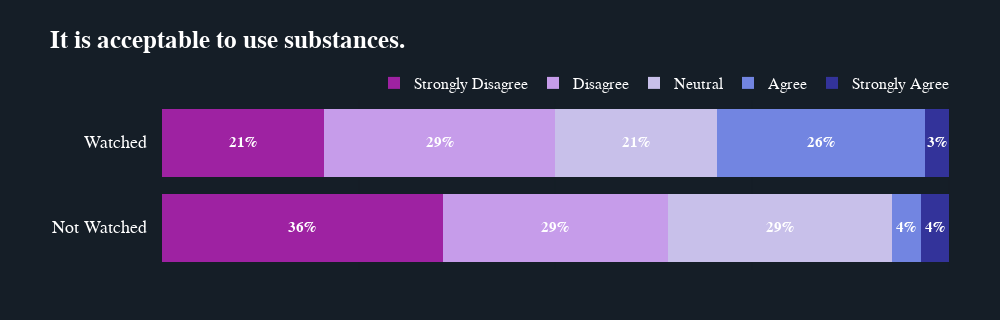
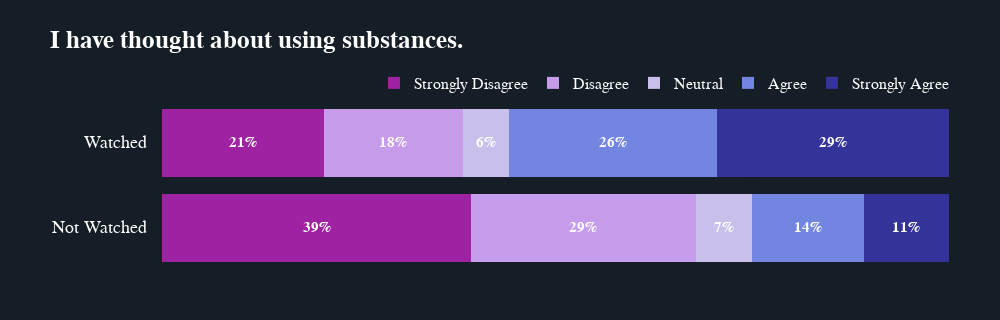
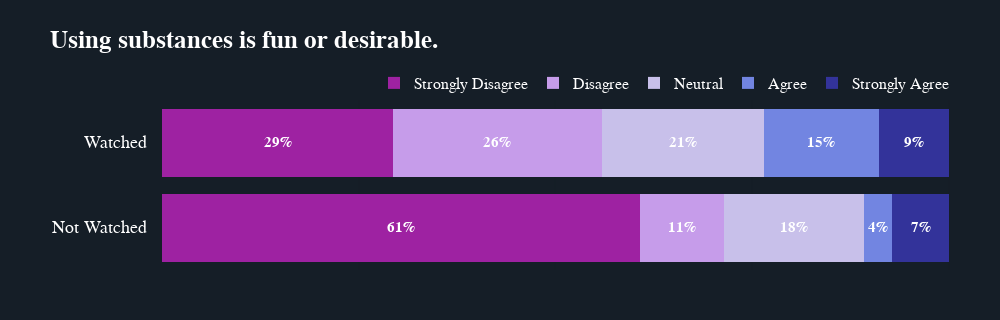
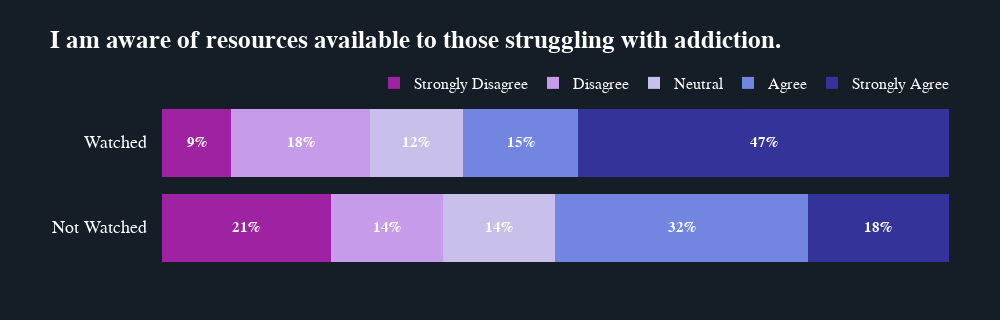

Notebook source saved alongside these figures, in order:
### Code cell
watched = get_pcts(df[df['C'] == 'Yes'][general_questions])
not_watched = get_pcts(df[df['C'] == 'No'][general_questions])
figures = gen_comparisons(watched, not_watched, ["Watched", "Not Watched"], "watchedcomp2", text_pad=90)
for fig in figures:
    fig.show()

### Figure 1 — Plotly figure (JSON) as saved in the notebook; plotly's stock layout.template omitted (floating-point values rounded to 4 significant figures)
{"data": [{"marker": {"color": "rgb(158,34,162)", "line": {"color": "white", "width": 0}}, "name": "Strongly Disagree", "orientation": "h", "showlegend": true, "type": "bar", "x": [0.2059], "y": ["Watched"]}, {"marker": {"color": "rgb(158,34,162)", "line": {"color": "white", "width": 0}}, "name": "Strongly Disagree", "orientation": "h", "showlegend": false, "type": "bar", "x": [0.3571], "y": ["Not Watched"]}, {"marker": {"color": "rgb(198,156,234)", "line": {"color": "white", "width": 0}}, "name": "Disagree", "orientation": "h", "showlegend": true, "type": "bar", "x": [0.2941], "y": ["Watched"]}, {"marker": {"color": "rgb(198,156,234)", "line": {"color": "white", "width": 0}}, "name": "Disagree", "orientation": "h", "showlegend": false, "type": "bar", "x": [0.2857], "y": ["Not Watched"]}, {"marker": {"color": "rgb(200, 192, 234)", "line": {"color": "white", "width": 0}}, "name": "Neutral", "orientation": "h", "showlegend": true, "type": "bar", "x": [0.2059], "y": ["Watched"]}, {"marker": {"color": "rgb(200, 192, 234)", "line": {"color": "white", "width": 0}}, "name": "Neutral", "orientation": "h", "showlegend": false, "type": "bar", "x": [0.2857], "y": ["Not Watched"]}, {"marker": {"color": "rgb(114,133,225)", "line": {"color": "white", "width": 0}}, "name": "Agree", "orientation": "h", "showlegend": true, "type": "bar", "x": [0.2647], "y": ["Watched"]}, {"marker": {"color": "rgb(114,133,225)", "line": {"color": "white", "width": 0}}, "name": "Agree", "orientation": "h", "showlegend": false, "type": "bar", "x": [0.03571], "y": ["Not Watched"]}, {"marker": {"color": "rgb(51, 51, 154)", "line": {"color": "white", "width": 0}}, "name": "Strongly Agree", "orientation": "h", "showlegend": true, "type": "bar", "x": [0.02941], "y": ["Watched"]}, {"marker": {"color": "rgb(51, 51, 154)", "line": {"color": "white", "width": 0}}, "name": "Strongly Agree", "orientation": "h", "showlegend": false, "type": "bar", "x": [0.03571], "y": ["Not Watched"]}], "layout": {"annotations": [{"align": "right", "font": {"color": "white", "family": "PT Sans", "size": 18}, "showarrow": false, "text": "Watched", "x": 0.065, "xanchor": "right", "xref": "paper", "y": "Watched", "yref": "y"}, {"font": {"color": "rgb(255, 255, 255)", "family": "PT Sans", "size": 15}, "showarrow": false, "text": "<b>21%</b>", "x": 0.1029, "xref": "x", "y": "Watched", "yref": "y"}, {"font": {"color": "rgb(255, 255, 255)", "family": "PT Sans", "size": 15}, "showarrow": false, "text": "<b>29%</b>", "x": 0.3529, "xref": "x", "y": "Watched", "yref": "y"}, {"font": {"color": "rgb(255, 255, 255)", "family": "PT Sans", "size": 15}, "showarrow": false, "text": "<b>21%</b>", "x": 0.6029, "xref": "x", "y": "Watched", "yref": "y"}, {"font": {"color": "rgb(255, 255, 255)", "family": "PT Sans", "size": 15}, "showarrow": false, "text": "<b>26%</b>", "x": 0.8382, "xref": "x", "y": "Watched", "yref": "y"}, {"font": {"color": "rgb(255, 255, 255)", "family": "PT Sans", "size": 15}, "showarrow": false, "text": "<b>3%</b>", "x": 0.9853, "xref": "x", "y": "Watched", "yref": "y"}, {"align": "right", "font": {"color": "white", "family": "PT Sans", "size": 18}, "showarrow": false, "text": "Not Watched", "x": 0.065, "xanchor": "right", "xref": "paper", "y": "Not Watched", "yref": "y"}, {"font": {"color": "rgb(255, 255, 255)", "family": "PT Sans", "size": 15}, "showarrow": false, "text": "<b>36%</b>", "x": 0.1786, "xref": "x", "y": "Not Watched", "yref": "y"}, {"font": {"color": "rgb(255, 255, 255)", "family": "PT Sans", "size": 15}, "showarrow": false, "text": "<b>29%</b>", "x": 0.5, "xref": "x", "y": "Not Watched", "yref": "y"}, {"font": {"color": "rgb(255, 255, 255)", "family": "PT Sans", "size": 15}, "showarrow": false, "text": "<b>29%</b>", "x": 0.7857, "xref": "x", "y": "Not Watched", "yref": "y"}, {"font": {"color": "rgb(255, 255, 255)", "family": "PT Sans", "size": 15}, "showarrow": false, "text": "<b>4%</b>", "x": 0.9464, "xref": "x", "y": "Not Watched", "yref": "y"}, {"font": {"color": "rgb(255, 255, 255)", "family": "PT Sans", "size": 15}, "showarrow": false, "text": "<b>4%</b>", "x": 0.9821, "xref": "x", "y": "Not Watched", "yref": "y"}], "bargap": 0.2, "barmode": "stack", "height": 320, "legend": {"bgcolor": "#151E27", "font": {"color": "white", "family": "PT Sans", "size": 16}, "orientation": "h", "traceorder": "normal", "x": 0.96, "xanchor": "right", "y": 1, "yanchor": "bottom"}, "margin": {"b": 50, "l": 90, "r": 10, "t": 100}, "paper_bgcolor": "#151E27", "plot_bgcolor": "#151E27", "showlegend": true, "title": {"font": {"color": "white", "family": "Proxima Nova", "size": 25}, "pad": {"t": 30}, "text": "<b>It is acceptable to use substances.</b>", "y": 1, "yanchor": "top"}, "width": 1000, "xaxis": {"domain": [0.08, 1], "dtick": 0.25, "gridcolor": "#151E27", "gridwidth": 0, "linecolor": "#151E27", "linewidth": 0, "showticklabels": false, "tick0": 0, "tickfont": {"color": "white", "family": "PT Sans", "size": 14}, "tickformat": ",.0%", "tickmode": "linear", "zeroline": false}, "yaxis": {"autorange": "reversed", "showticklabels": false}}}

### Figure 2 — Plotly figure (JSON) as saved in the notebook; plotly's stock layout.template omitted (floating-point values rounded to 4 significant figures)
{"data": [{"marker": {"color": "rgb(158,34,162)", "line": {"color": "white", "width": 0}}, "name": "Strongly Disagree", "orientation": "h", "showlegend": true, "type": "bar", "x": [0.2059], "y": ["Watched"]}, {"marker": {"color": "rgb(158,34,162)", "line": {"color": "white", "width": 0}}, "name": "Strongly Disagree", "orientation": "h", "showlegend": false, "type": "bar", "x": [0.3929], "y": ["Not Watched"]}, {"marker": {"color": "rgb(198,156,234)", "line": {"color": "white", "width": 0}}, "name": "Disagree", "orientation": "h", "showlegend": true, "type": "bar", "x": [0.1765], "y": ["Watched"]}, {"marker": {"color": "rgb(198,156,234)", "line": {"color": "white", "width": 0}}, "name": "Disagree", "orientation": "h", "showlegend": false, "type": "bar", "x": [0.2857], "y": ["Not Watched"]}, {"marker": {"color": "rgb(200, 192, 234)", "line": {"color": "white", "width": 0}}, "name": "Neutral", "orientation": "h", "showlegend": true, "type": "bar", "x": [0.05882], "y": ["Watched"]}, {"marker": {"color": "rgb(200, 192, 234)", "line": {"color": "white", "width": 0}}, "name": "Neutral", "orientation": "h", "showlegend": false, "type": "bar", "x": [0.07143], "y": ["Not Watched"]}, {"marker": {"color": "rgb(114,133,225)", "line": {"color": "white", "width": 0}}, "name": "Agree", "orientation": "h", "showlegend": true, "type": "bar", "x": [0.2647], "y": ["Watched"]}, {"marker": {"color": "rgb(114,133,225)", "line": {"color": "white", "width": 0}}, "name": "Agree", "orientation": "h", "showlegend": false, "type": "bar", "x": [0.1429], "y": ["Not Watched"]}, {"marker": {"color": "rgb(51, 51, 154)", "line": {"color": "white", "width": 0}}, "name": "Strongly Agree", "orientation": "h", "showlegend": true, "type": "bar", "x": [0.2941], "y": ["Watched"]}, {"marker": {"color": "rgb(51, 51, 154)", "line": {"color": "white", "width": 0}}, "name": "Strongly Agree", "orientation": "h", "showlegend": false, "type": "bar", "x": [0.1071], "y": ["Not Watched"]}], "layout": {"annotations": [{"align": "right", "font": {"color": "white", "family": "PT Sans", "size": 18}, "showarrow": false, "text": "Watched", "x": 0.065, "xanchor": "right", "xref": "paper", "y": "Watched", "yref": "y"}, {"font": {"color": "rgb(255, 255, 255)", "family": "PT Sans", "size": 15}, "showarrow": false, "text": "<b>21%</b>", "x": 0.1029, "xref": "x", "y": "Watched", "yref": "y"}, {"font": {"color": "rgb(255, 255, 255)", "family": "PT Sans", "size": 15}, "showarrow": false, "text": "<b>18%</b>", "x": 0.2941, "xref": "x", "y": "Watched", "yref": "y"}, {"font": {"color": "rgb(255, 255, 255)", "family": "PT Sans", "size": 15}, "showarrow": false, "text": "<b>6%</b>", "x": 0.4118, "xref": "x", "y": "Watched", "yref": "y"}, {"font": {"color": "rgb(255, 255, 255)", "family": "PT Sans", "size": 15}, "showarrow": false, "text": "<b>26%</b>", "x": 0.5735, "xref": "x", "y": "Watched", "yref": "y"}, {"font": {"color": "rgb(255, 255, 255)", "family": "PT Sans", "size": 15}, "showarrow": false, "text": "<b>29%</b>", "x": 0.8529, "xref": "x", "y": "Watched", "yref": "y"}, {"align": "right", "font": {"color": "white", "family": "PT Sans", "size": 18}, "showarrow": false, "text": "Not Watched", "x": 0.065, "xanchor": "right", "xref": "paper", "y": "Not Watched", "yref": "y"}, {"font": {"color": "rgb(255, 255, 255)", "family": "PT Sans", "size": 15}, "showarrow": false, "text": "<b>39%</b>", "x": 0.1964, "xref": "x", "y": "Not Watched", "yref": "y"}, {"font": {"color": "rgb(255, 255, 255)", "family": "PT Sans", "size": 15}, "showarrow": false, "text": "<b>29%</b>", "x": 0.5357, "xref": "x", "y": "Not Watched", "yref": "y"}, {"font": {"color": "rgb(255, 255, 255)", "family": "PT Sans", "size": 15}, "showarrow": false, "text": "<b>7%</b>", "x": 0.7143, "xref": "x", "y": "Not Watched", "yref": "y"}, {"font": {"color": "rgb(255, 255, 255)", "family": "PT Sans", "size": 15}, "showarrow": false, "text": "<b>14%</b>", "x": 0.8214, "xref": "x", "y": "Not Watched", "yref": "y"}, {"font": {"color": "rgb(255, 255, 255)", "family": "PT Sans", "size": 15}, "showarrow": false, "text": "<b>11%</b>", "x": 0.9464, "xref": "x", "y": "Not Watched", "yref": "y"}], "bargap": 0.2, "barmode": "stack", "height": 320, "legend": {"bgcolor": "#151E27", "font": {"color": "white", "family": "PT Sans", "size": 16}, "orientation": "h", "traceorder": "normal", "x": 0.96, "xanchor": "right", "y": 1, "yanchor": "bottom"}, "margin": {"b": 50, "l": 90, "r": 10, "t": 100}, "paper_bgcolor": "#151E27", "plot_bgcolor": "#151E27", "showlegend": true, "title": {"font": {"color": "white", "family": "Proxima Nova", "size": 25}, "pad": {"t": 30}, "text": "<b>I have thought about using substances.</b>", "y": 1, "yanchor": "top"}, "width": 1000, "xaxis": {"domain": [0.08, 1], "dtick": 0.25, "gridcolor": "#151E27", "gridwidth": 0, "linecolor": "#151E27", "linewidth": 0, "showticklabels": false, "tick0": 0, "tickfont": {"color": "white", "family": "PT Sans", "size": 14}, "tickformat": ",.0%", "tickmode": "linear", "zeroline": false}, "yaxis": {"autorange": "reversed", "showticklabels": false}}}

### Figure 3 — Plotly figure (JSON) as saved in the notebook; plotly's stock layout.template omitted (floating-point values rounded to 4 significant figures)
{"data": [{"marker": {"color": "rgb(158,34,162)", "line": {"color": "white", "width": 0}}, "name": "Strongly Disagree", "orientation": "h", "showlegend": true, "type": "bar", "x": [0.2941], "y": ["Watched"]}, {"marker": {"color": "rgb(158,34,162)", "line": {"color": "white", "width": 0}}, "name": "Strongly Disagree", "orientation": "h", "showlegend": false, "type": "bar", "x": [0.6071], "y": ["Not Watched"]}, {"marker": {"color": "rgb(198,156,234)", "line": {"color": "white", "width": 0}}, "name": "Disagree", "orientation": "h", "showlegend": true, "type": "bar", "x": [0.2647], "y": ["Watched"]}, {"marker": {"color": "rgb(198,156,234)", "line": {"color": "white", "width": 0}}, "name": "Disagree", "orientation": "h", "showlegend": false, "type": "bar", "x": [0.1071], "y": ["Not Watched"]}, {"marker": {"color": "rgb(200, 192, 234)", "line": {"color": "white", "width": 0}}, "name": "Neutral", "orientation": "h", "showlegend": true, "type": "bar", "x": [0.2059], "y": ["Watched"]}, {"marker": {"color": "rgb(200, 192, 234)", "line": {"color": "white", "width": 0}}, "name": "Neutral", "orientation": "h", "showlegend": false, "type": "bar", "x": [0.1786], "y": ["Not Watched"]}, {"marker": {"color": "rgb(114,133,225)", "line": {"color": "white", "width": 0}}, "name": "Agree", "orientation": "h", "showlegend": true, "type": "bar", "x": [0.1471], "y": ["Watched"]}, {"marker": {"color": "rgb(114,133,225)", "line": {"color": "white", "width": 0}}, "name": "Agree", "orientation": "h", "showlegend": false, "type": "bar", "x": [0.03571], "y": ["Not Watched"]}, {"marker": {"color": "rgb(51, 51, 154)", "line": {"color": "white", "width": 0}}, "name": "Strongly Agree", "orientation": "h", "showlegend": true, "type": "bar", "x": [0.08824], "y": ["Watched"]}, {"marker": {"color": "rgb(51, 51, 154)", "line": {"color": "white", "width": 0}}, "name": "Strongly Agree", "orientation": "h", "showlegend": false, "type": "bar", "x": [0.07143], "y": ["Not Watched"]}], "layout": {"annotations": [{"align": "right", "font": {"color": "white", "family": "PT Sans", "size": 18}, "showarrow": false, "text": "Watched", "x": 0.065, "xanchor": "right", "xref": "paper", "y": "Watched", "yref": "y"}, {"font": {"color": "rgb(255, 255, 255)", "family": "PT Sans", "size": 15}, "showarrow": false, "text": "<b>29%</b>", "x": 0.1471, "xref": "x", "y": "Watched", "yref": "y"}, {"font": {"color": "rgb(255, 255, 255)", "family": "PT Sans", "size": 15}, "showarrow": false, "text": "<b>26%</b>", "x": 0.4265, "xref": "x", "y": "Watched", "yref": "y"}, {"font": {"color": "rgb(255, 255, 255)", "family": "PT Sans", "size": 15}, "showarrow": false, "text": "<b>21%</b>", "x": 0.6618, "xref": "x", "y": "Watched", "yref": "y"}, {"font": {"color": "rgb(255, 255, 255)", "family": "PT Sans", "size": 15}, "showarrow": false, "text": "<b>15%</b>", "x": 0.8382, "xref": "x", "y": "Watched", "yref": "y"}, {"font": {"color": "rgb(255, 255, 255)", "family": "PT Sans", "size": 15}, "showarrow": false, "text": "<b>9%</b>", "x": 0.9559, "xref": "x", "y": "Watched", "yref": "y"}, {"align": "right", "font": {"color": "white", "family": "PT Sans", "size": 18}, "showarrow": false, "text": "Not Watched", "x": 0.065, "xanchor": "right", "xref": "paper", "y": "Not Watched", "yref": "y"}, {"font": {"color": "rgb(255, 255, 255)", "family": "PT Sans", "size": 15}, "showarrow": false, "text": "<b>61%</b>", "x": 0.3036, "xref": "x", "y": "Not Watched", "yref": "y"}, {"font": {"color": "rgb(255, 255, 255)", "family": "PT Sans", "size": 15}, "showarrow": false, "text": "<b>11%</b>", "x": 0.6607, "xref": "x", "y": "Not Watched", "yref": "y"}, {"font": {"color": "rgb(255, 255, 255)", "family": "PT Sans", "size": 15}, "showarrow": false, "text": "<b>18%</b>", "x": 0.8036, "xref": "x", "y": "Not Watched", "yref": "y"}, {"font": {"color": "rgb(255, 255, 255)", "family": "PT Sans", "size": 15}, "showarrow": false, "text": "<b>4%</b>", "x": 0.9107, "xref": "x", "y": "Not Watched", "yref": "y"}, {"font": {"color": "rgb(255, 255, 255)", "family": "PT Sans", "size": 15}, "showarrow": false, "text": "<b>7%</b>", "x": 0.9643, "xref": "x", "y": "Not Watched", "yref": "y"}], "bargap": 0.2, "barmode": "stack", "height": 320, "legend": {"bgcolor": "#151E27", "font": {"color": "white", "family": "PT Sans", "size": 16}, "orientation": "h", "traceorder": "normal", "x": 0.96, "xanchor": "right", "y": 1, "yanchor": "bottom"}, "margin": {"b": 50, "l": 90, "r": 10, "t": 100}, "paper_bgcolor": "#151E27", "plot_bgcolor": "#151E27", "showlegend": true, "title": {"font": {"color": "white", "family": "Proxima Nova", "size": 25}, "pad": {"t": 30}, "text": "<b>Using substances is fun or desirable.</b>", "y": 1, "yanchor": "top"}, "width": 1000, "xaxis": {"domain": [0.08, 1], "dtick": 0.25, "gridcolor": "#151E27", "gridwidth": 0, "linecolor": "#151E27", "linewidth": 0, "showticklabels": false, "tick0": 0, "tickfont": {"color": "white", "family": "PT Sans", "size": 14}, "tickformat": ",.0%", "tickmode": "linear", "zeroline": false}, "yaxis": {"autorange": "reversed", "showticklabels": false}}}

### Figure 4 — Plotly figure (JSON) as saved in the notebook; plotly's stock layout.template omitted (floating-point values rounded to 4 significant figures)
{"data": [{"marker": {"color": "rgb(158,34,162)", "line": {"color": "white", "width": 0}}, "name": "Strongly Disagree", "orientation": "h", "showlegend": true, "type": "bar", "x": [0.08824], "y": ["Watched"]}, {"marker": {"color": "rgb(158,34,162)", "line": {"color": "white", "width": 0}}, "name": "Strongly Disagree", "orientation": "h", "showlegend": false, "type": "bar", "x": [0.2143], "y": ["Not Watched"]}, {"marker": {"color": "rgb(198,156,234)", "line": {"color": "white", "width": 0}}, "name": "Disagree", "orientation": "h", "showlegend": true, "type": "bar", "x": [0.1765], "y": ["Watched"]}, {"marker": {"color": "rgb(198,156,234)", "line": {"color": "white", "width": 0}}, "name": "Disagree", "orientation": "h", "showlegend": false, "type": "bar", "x": [0.1429], "y": ["Not Watched"]}, {"marker": {"color": "rgb(200, 192, 234)", "line": {"color": "white", "width": 0}}, "name": "Neutral", "orientation": "h", "showlegend": true, "type": "bar", "x": [0.1176], "y": ["Watched"]}, {"marker": {"color": "rgb(200, 192, 234)", "line": {"color": "white", "width": 0}}, "name": "Neutral", "orientation": "h", "showlegend": false, "type": "bar", "x": [0.1429], "y": ["Not Watched"]}, {"marker": {"color": "rgb(114,133,225)", "line": {"color": "white", "width": 0}}, "name": "Agree", "orientation": "h", "showlegend": true, "type": "bar", "x": [0.1471], "y": ["Watched"]}, {"marker": {"color": "rgb(114,133,225)", "line": {"color": "white", "width": 0}}, "name": "Agree", "orientation": "h", "showlegend": false, "type": "bar", "x": [0.3214], "y": ["Not Watched"]}, {"marker": {"color": "rgb(51, 51, 154)", "line": {"color": "white", "width": 0}}, "name": "Strongly Agree", "orientation": "h", "showlegend": true, "type": "bar", "x": [0.4706], "y": ["Watched"]}, {"marker": {"color": "rgb(51, 51, 154)", "line": {"color": "white", "width": 0}}, "name": "Strongly Agree", "orientation": "h", "showlegend": false, "type": "bar", "x": [0.1786], "y": ["Not Watched"]}], "layout": {"annotations": [{"align": "right", "font": {"color": "white", "family": "PT Sans", "size": 18}, "showarrow": false, "text": "Watched", "x": 0.065, "xanchor": "right", "xref": "paper", "y": "Watched", "yref": "y"}, {"font": {"color": "rgb(255, 255, 255)", "family": "PT Sans", "size": 15}, "showarrow": false, "text": "<b>9%</b>", "x": 0.04412, "xref": "x", "y": "Watched", "yref": "y"}, {"font": {"color": "rgb(255, 255, 255)", "family": "PT Sans", "size": 15}, "showarrow": false, "text": "<b>18%</b>", "x": 0.1765, "xref": "x", "y": "Watched", "yref": "y"}, {"font": {"color": "rgb(255, 255, 255)", "family": "PT Sans", "size": 15}, "showarrow": false, "text": "<b>12%</b>", "x": 0.3235, "xref": "x", "y": "Watched", "yref": "y"}, {"font": {"color": "rgb(255, 255, 255)", "family": "PT Sans", "size": 15}, "showarrow": false, "text": "<b>15%</b>", "x": 0.4559, "xref": "x", "y": "Watched", "yref": "y"}, {"font": {"color": "rgb(255, 255, 255)", "family": "PT Sans", "size": 15}, "showarrow": false, "text": "<b>47%</b>", "x": 0.7647, "xref": "x", "y": "Watched", "yref": "y"}, {"align": "right", "font": {"color": "white", "family": "PT Sans", "size": 18}, "showarrow": false, "text": "Not Watched", "x": 0.065, "xanchor": "right", "xref": "paper", "y": "Not Watched", "yref": "y"}, {"font": {"color": "rgb(255, 255, 255)", "family": "PT Sans", "size": 15}, "showarrow": false, "text": "<b>21%</b>", "x": 0.1071, "xref": "x", "y": "Not Watched", "yref": "y"}, {"font": {"color": "rgb(255, 255, 255)", "family": "PT Sans", "size": 15}, "showarrow": false, "text": "<b>14%</b>", "x": 0.2857, "xref": "x", "y": "Not Watched", "yref": "y"}, {"font": {"color": "rgb(255, 255, 255)", "family": "PT Sans", "size": 15}, "showarrow": false, "text": "<b>14%</b>", "x": 0.4286, "xref": "x", "y": "Not Watched", "yref": "y"}, {"font": {"color": "rgb(255, 255, 255)", "family": "PT Sans", "size": 15}, "showarrow": false, "text": "<b>32%</b>", "x": 0.6607, "xref": "x", "y": "Not Watched", "yref": "y"}, {"font": {"color": "rgb(255, 255, 255)", "family": "PT Sans", "size": 15}, "showarrow": false, "text": "<b>18%</b>", "x": 0.9107, "xref": "x", "y": "Not Watched", "yref": "y"}], "bargap": 0.2, "barmode": "stack", "height": 320, "legend": {"bgcolor": "#151E27", "font": {"color": "white", "family": "PT Sans", "size": 16}, "orientation": "h", "traceorder": "normal", "x": 0.96, "xanchor": "right", "y": 1, "yanchor": "bottom"}, "margin": {"b": 50, "l": 90, "r": 10, "t": 100}, "paper_bgcolor": "#151E27", "plot_bgcolor": "#151E27", "showlegend": true, "title": {"font": {"color": "white", "family": "Proxima Nova", "size": 25}, "pad": {"t": 30}, "text": "<b>I am aware of resources available to those struggling with addiction.</b>", "y": 1, "yanchor": "top"}, "width": 1000, "xaxis": {"domain": [0.08, 1], "dtick": 0.25, "gridcolor": "#151E27", "gridwidth": 0, "linecolor": "#151E27", "linewidth": 0, "showticklabels": false, "tick0": 0, "tickfont": {"color": "white", "family": "PT Sans", "size": 14}, "tickformat": ",.0%", "tickmode": "linear", "zeroline": false}, "yaxis": {"autorange": "reversed", "showticklabels": false}}}
